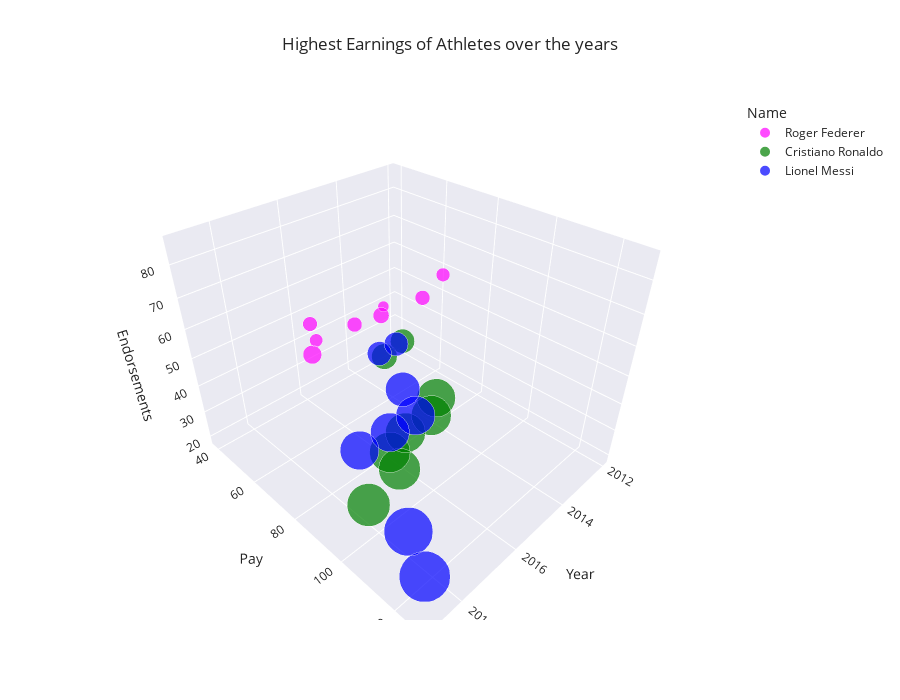

Notebook source saved alongside this figure:
### Code cell
fig=px.scatter_3d(
data_frame=de,
x='Year',
y='Pay',
z='Endorsements',
color='Name',
color_discrete_sequence=['magenta','green','blue'],
log_x=True,
size='Salary/Winnings',
size_max=50,
template='seaborn',  #I have changed the tempelate here
title='Highest Earnings of Athletes over the years',       
height=700,                 # height of graph in pixels
)

pio.show(fig)

### Figure 1 — Plotly figure (JSON) as saved in the notebook; plotly's stock layout.template omitted (floating-point values rounded to 4 significant figures)
{"data": [{"hovertemplate": "Name=Roger Federer<br>Year=%{x}<br>Pay=%{y}<br>Endorsements=%{z}<br>Salary/Winnings=%{marker.size}<extra></extra>", "legendgroup": "Roger Federer", "marker": {"color": "magenta", "size": [7.7, 6.5, 4.2, 9, 7.8, 6, 12.2, 7.4], "sizemode": "area", "sizeref": 0.0368, "symbol": "circle"}, "mode": "markers", "name": "Roger Federer", "scene": "scene", "showlegend": true, "type": "scatter3d", "x": [2012, 2013, 2014, 2015, 2016, 2017, 2018, 2019], "y": [52.7, 71.5, 56.2, 67, 67.8, 64, 77.2, 93.4], "z": [45, 65, 52, 58, 60, 58, 65, 86]}, {"hovertemplate": "Name=Cristiano Ronaldo<br>Year=%{x}<br>Pay=%{y}<br>Endorsements=%{z}<br>Salary/Winnings=%{marker.size}<extra></extra>", "legendgroup": "Cristiano Ronaldo", "marker": {"color": "green", "size": [20.5, 23, 52, 56, 56, 58, 61, 65], "sizemode": "area", "sizeref": 0.0368, "symbol": "circle"}, "mode": "markers", "name": "Cristiano Ronaldo", "scene": "scene", "showlegend": true, "type": "scatter3d", "x": [2012, 2013, 2014, 2015, 2016, 2017, 2018, 2019], "y": [42.5, 44, 80, 88, 88, 93, 108, 109], "z": [22, 21, 28, 32, 32, 35, 47, 44]}, {"hovertemplate": "Name=Lionel Messi<br>Year=%{x}<br>Pay=%{y}<br>Endorsements=%{z}<br>Salary/Winnings=%{marker.size}<extra></extra>", "legendgroup": "Lionel Messi", "marker": {"color": "blue", "size": [20, 20.3, 41.7, 53.4, 53.4, 53, 84, 92], "sizemode": "area", "sizeref": 0.0368, "symbol": "circle"}, "mode": "markers", "name": "Lionel Messi", "scene": "scene", "showlegend": true, "type": "scatter3d", "x": [2012, 2013, 2014, 2015, 2016, 2017, 2018, 2019], "y": [39, 41.3, 64.7, 81.4, 81.4, 80, 111, 127], "z": [19, 21, 23, 28, 28, 27, 27, 35]}], "layout": {"height": 700, "legend": {"itemsizing": "constant", "title": {"text": "Name"}, "tracegroupgap": 0}, "scene": {"domain": {"x": [0, 1], "y": [0, 1]}, "xaxis": {"title": {"text": "Year"}, "type": "log"}, "yaxis": {"title": {"text": "Pay"}}, "zaxis": {"title": {"text": "Endorsements"}}}, "title": {"text": "Highest Earnings of Athletes over the years"}}}
